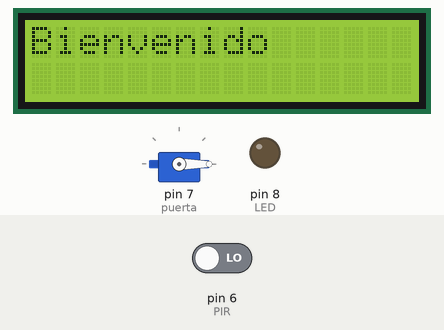
Recording of a sketch running on a simulated Arduino Uno, built with avr-gcc and run on an emulated ATmega328P. Shown: servo, 16×2 character LCD, output pins drawn as LEDs (lit = HIGH). The inputs (shaded band) are chosen by the test bench; at power-on: pin 6 (PIR) LOW.

Above: at 1.2 s.
1.3 s: pin 6 (PIR) driven HIGH
At 2.1 s:
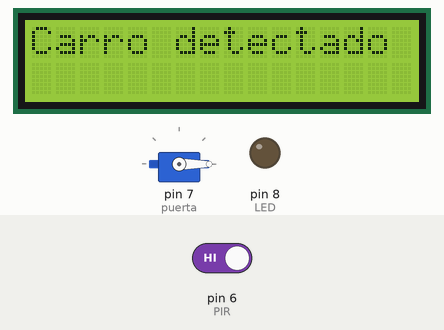
3.0 s: pin 6 (PIR) driven LOW
At 5.9 s:
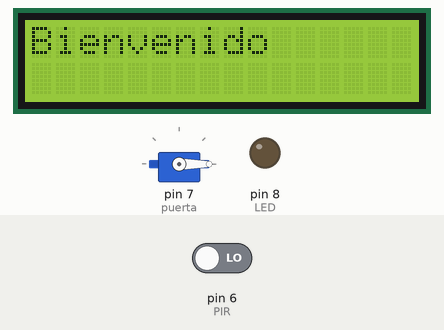
Timing chart, 0 to 7.4 s (numbered marks = the images above; inputs shaded):
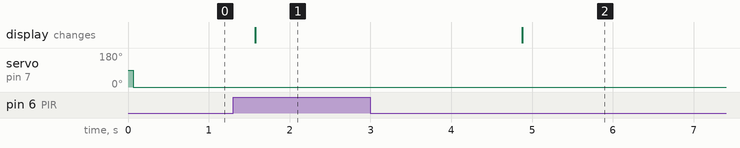

The sketch:

ArduinoR3_open_door.ino
```cpp
// include the library code:
#include <LiquidCrystal.h>
# include <Servo.h>
Servo puerta;

int LED = 8; //led conectado pin 8
int PIR = 6; //led conectado pin 6
char placa;

// initialize the library with the numbers of the interface pins
LiquidCrystal lcd(12, 11, 5, 4, 3, 2);

void setup() {
  pinMode(LED, OUTPUT);//pin salida
  pinMode(PIR, INPUT);//pin entrada
  puerta.attach(7);
  Serial.begin(9600);
  // set up the LCD's number of columns and rows:
  lcd.begin(16, 2);
  // Print a message to the LCD.
  lcd.print("Bienvenido");
}

void loop() {
  int valorpir = digitalRead(PIR);
  //placa = Serial.read();
  if (valorpir == 1){
    lcd.setCursor(0, 0);
    lcd.print("Carro detectado");
    delay(3000);
    placa = Serial.read();
    if (placa == 'a'){
      	lcd.setCursor(0, 0);
      	lcd.print("Ingreso exitoso");
        digitalWrite(LED, HIGH);
    	puerta.write(180);
      	delay(3000);
    }
    if (placa == 'b') {
      	lcd.setCursor(0, 0);
      	lcd.print("Acceso denegado");
    	digitalWrite(LED, LOW);
    	puerta.write(0);
      	delay(3000);
    }
  }else{
    lcd.setCursor(0, 0);
  	lcd.print("Bienvenido     ");
    digitalWrite(LED, LOW);
    puerta.write(0);
  }
  delay(300);
}

 
```

Measured:
- after the input at 1.3 s, the display: changes after 0.28 s (image 1)
- after the input at 3.0 s, the display: changes after 1.9 s (image 2)
